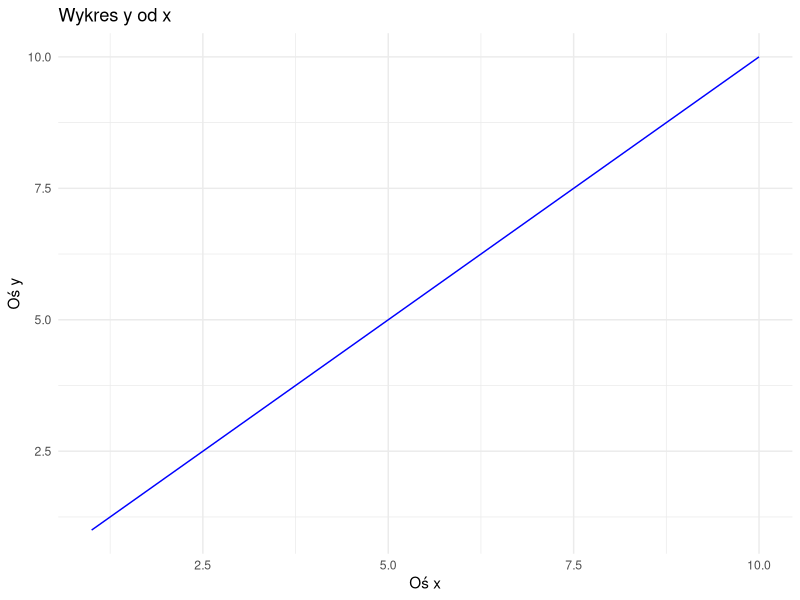

Recreate this plot in R.
library(ggplot2)

# Przykładowe dane
dane <- data.frame(x = 1:10, y = (1:10))

# Wykres z ggplot2
ggplot(dane, aes(x = x, y = y)) +
  geom_line(color = "blue")+
  labs(title = "Wykres y od x", x = "Oś x", y = "Oś y") +
  theme_minimal()